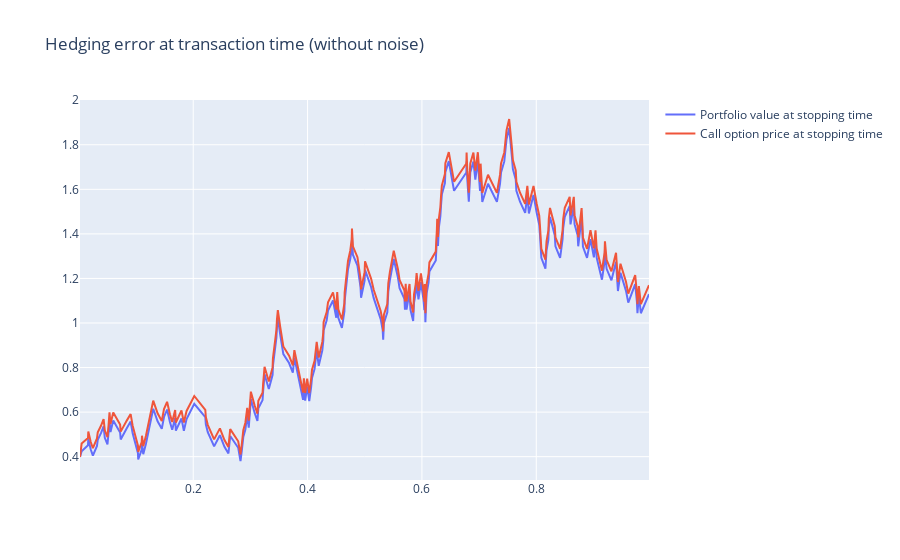

The code cell stored with this chart in its notebook:
### Code cell
# plotly fancy code
# calculate the hedging error
print(f"End of day hedging error: {call_option_price_1[-1]-portfolio_value_1[-1]}")

# create a plotly graph
fig = go.Figure()

# add traces
fig.add_trace(go.Scatter(x=t[tau], y=portfolio_value_1, mode='lines', name='Portfolio value at stopping time'))
fig.add_trace(go.Scatter(x=t[tau], y=call_option_price_1, mode='lines', name='Call option price at stopping time'))

# set the title
fig.update_layout(title='Hedging error at transaction time (without noise)')

# show the plot
fig.show()

### Figure 1 — Plotly figure (JSON) as saved in the notebook; plotly's stock layout.template omitted (floating-point values rounded to 4 significant figures; data arrays with more than 128 entries replaced by an {"elided": "..."} marker saying what was removed)
{"data": [{"mode": "lines", "name": "Portfolio value at stopping time", "type": "scatter", "x": {"elided": "263 float values"}, "y": {"elided": "263 float values"}}, {"mode": "lines", "name": "Call option price at stopping time", "type": "scatter", "x": {"elided": "263 float values"}, "y": {"elided": "263 float values"}}], "layout": {"title": {"text": "Hedging error at transaction time (without noise)"}}}
